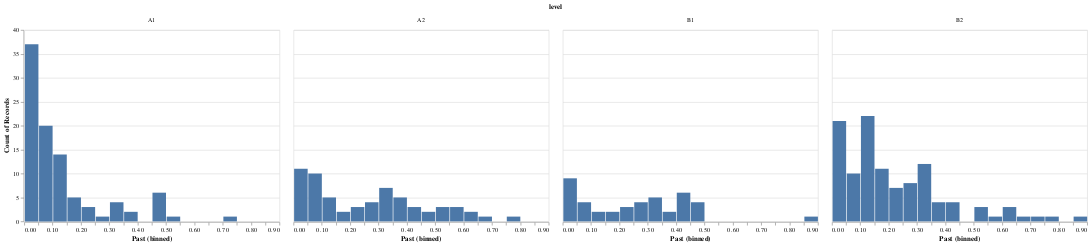

Notebook cell for this chart:
### Markdown cell above
### Past Tense

### Code cell
level_verb_tense_df = pd.DataFrame(level_verb_tense)
level_verb_tense_df.head()
alt.Chart(level_verb_tense_df).mark_bar().encode(x = alt.X('Past', bin = alt.Bin(maxbins = 30)), y = 'count()').facet('level')

### Figure 1 — Vega-Lite specification as saved in the notebook (floating-point values rounded to 4 significant figures; data arrays with more than 128 entries replaced by an {"elided": "..."} marker saying what was removed)
{"$schema": "https://vega.github.io/schema/vega-lite/v4.8.1.json", "config": {"view": {"continuousHeight": 300, "continuousWidth": 400}}, "data": {"name": "data-a46874723513081149dddc40d2b1ff27"}, "datasets": {"data-a46874723513081149dddc40d2b1ff27": {"elided": "308 records"}}, "facet": {"field": "level", "type": "nominal"}, "spec": {"encoding": {"x": {"bin": {"maxbins": 30}, "field": "Past", "type": "quantitative"}, "y": {"aggregate": "count", "type": "quantitative"}}, "mark": "bar"}}
